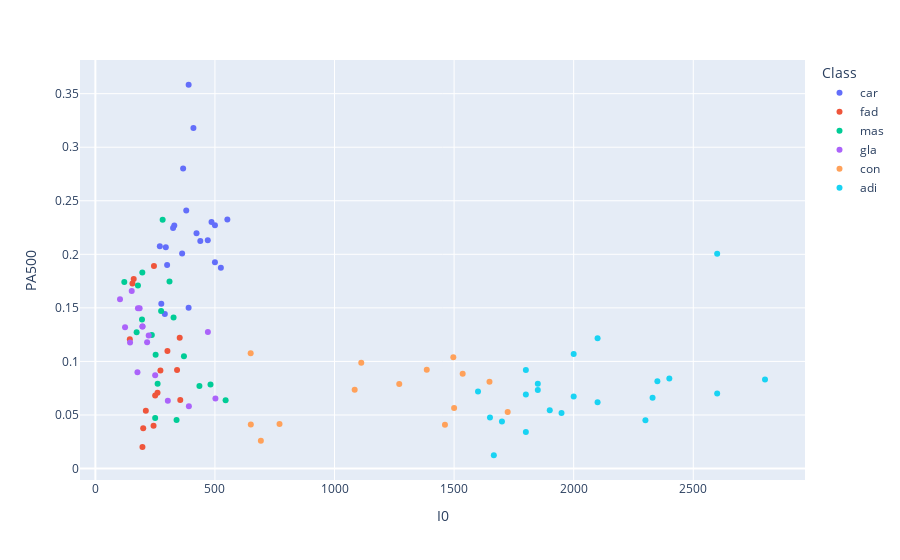

Notebook code cell kept with this figure:
### Markdown cell above
1\. Make a scatterplot of I0 and PA500; color the points by tissue class. Inspect the scatterplot and discuss the following questions before proceeding.

- Which classes do you think a classification model will be most successful at classifying? Least successful? Why?
- What tissue class would you predict for a new sample with an I0 of 400 and a PA500 of 0.18?

### Code cell
# YOUR CODE HERE. ADD CELLS AS NEEDED
import plotly.express as px

fig = px.scatter(df_breast, x="I0", y="PA500", color="Class")
fig.show()

### Figure 1 — Plotly figure (JSON) as saved in the notebook; plotly's stock layout.template omitted (floating-point values rounded to 4 significant figures)
{"data": [{"hovertemplate": "Class=car<br>I0=%{x}<br>PA500=%{y}<extra></extra>", "legendgroup": "car", "marker": {"color": "#636efa", "symbol": "circle"}, "mode": "markers", "name": "car", "orientation": "v", "showlegend": true, "type": "scatter", "x": [524.8, 330, 551.9, 380, 362.8, 389.9, 290.5, 275.7, 470, 423, 410, 500, 438.8, 366.9, 485.7, 390, 269.5, 300, 325, 294.5, 500], "xaxis": "x", "y": [0.1874, 0.2269, 0.2325, 0.2409, 0.2007, 0.1501, 0.1442, 0.1539, 0.2131, 0.2196, 0.3178, 0.2272, 0.2124, 0.2801, 0.2302, 0.3583, 0.2075, 0.1901, 0.2246, 0.2066, 0.1927], "yaxis": "y"}, {"hovertemplate": "Class=fad<br>I0=%{x}<br>PA500=%{y}<extra></extra>", "legendgroup": "fad", "marker": {"color": "#EF553B", "symbol": "circle"}, "mode": "markers", "name": "fad", "orientation": "v", "showlegend": true, "type": "scatter", "x": [211, 196.9, 245, 352.7, 243.3, 259.9, 250, 200, 355, 272, 341.6, 160.3, 301.3, 155, 144], "xaxis": "x", "y": [0.05393, 0.02007, 0.189, 0.122, 0.03997, 0.07069, 0.06807, 0.0377, 0.06405, 0.09146, 0.09198, 0.177, 0.1098, 0.1728, 0.1206], "yaxis": "y"}, {"hovertemplate": "Class=mas<br>I0=%{x}<br>PA500=%{y}<extra></extra>", "legendgroup": "mas", "marker": {"color": "#00cc96", "symbol": "circle"}, "mode": "markers", "name": "mas", "orientation": "v", "showlegend": true, "type": "scatter", "x": [178, 195, 435.1, 250, 339.5, 236, 481.5, 252, 172.5, 121, 196.4, 370.4, 260.3, 544.7, 310, 275.0, 281.3, 327], "xaxis": "x", "y": [0.1709, 0.1391, 0.07697, 0.04712, 0.04538, 0.1246, 0.07854, 0.1061, 0.1272, 0.1742, 0.1829, 0.1047, 0.07906, 0.0637, 0.1747, 0.1471, 0.2323, 0.141], "yaxis": "y"}, {"hovertemplate": "Class=gla<br>I0=%{x}<br>PA500=%{y}<extra></extra>", "legendgroup": "gla", "marker": {"color": "#ab63fa", "symbol": "circle"}, "mode": "markers", "name": "gla", "orientation": "v", "showlegend": true, "type": "scatter", "x": [470.5, 223, 152, 303, 250, 197, 197, 216.4, 178, 185, 391, 502, 176, 145, 124.1, 103], "xaxis": "x", "y": [0.1274, 0.1241, 0.1658, 0.06336, 0.08709, 0.1326, 0.1326, 0.1178, 0.1496, 0.1497, 0.05812, 0.06528, 0.08988, 0.1176, 0.1319, 0.1581], "yaxis": "y"}, {"hovertemplate": "Class=con<br>I0=%{x}<br>PA500=%{y}<extra></extra>", "legendgroup": "con", "marker": {"color": "#FFA15A", "symbol": "circle"}, "mode": "markers", "name": "con", "orientation": "v", "showlegend": true, "type": "scatter", "x": [1724.0, 1386.0, 1084.0, 649.4, 1500, 770, 650, 692.0, 1462.0, 1497.0, 1112.0, 1271.0, 1648.0, 1536.0], "xaxis": "x", "y": [0.05271, 0.09233, 0.07348, 0.1075, 0.05655, 0.04163, 0.04102, 0.02601, 0.04084, 0.1038, 0.09879, 0.07889, 0.08098, 0.08849], "yaxis": "y"}, {"hovertemplate": "Class=adi<br>I0=%{x}<br>PA500=%{y}<extra></extra>", "legendgroup": "adi", "marker": {"color": "#19d3f3", "symbol": "circle"}, "mode": "markers", "name": "adi", "orientation": "v", "showlegend": true, "type": "scatter", "x": [2100, 1800, 2100, 1666.0, 1700, 1949.0, 1850, 2350, 1800, 1900, 1800, 1850, 1650, 2800, 2330.0, 2400, 2000, 2000, 2600, 1600, 2300, 2600], "xaxis": "x", "y": [0.06196, 0.03421, 0.1216, 0.01239, 0.04398, 0.0518, 0.07915, 0.08151, 0.09198, 0.05445, 0.06912, 0.0733, 0.04765, 0.08308, 0.06615, 0.08412, 0.0672, 0.107, 0.2005, 0.07191, 0.04503, 0.06999], "yaxis": "y"}], "layout": {"legend": {"title": {"text": "Class"}, "tracegroupgap": 0}, "margin": {"t": 60}, "xaxis": {"anchor": "y", "domain": [0, 1], "title": {"text": "I0"}}, "yaxis": {"anchor": "x", "domain": [0, 1], "title": {"text": "PA500"}}}}
